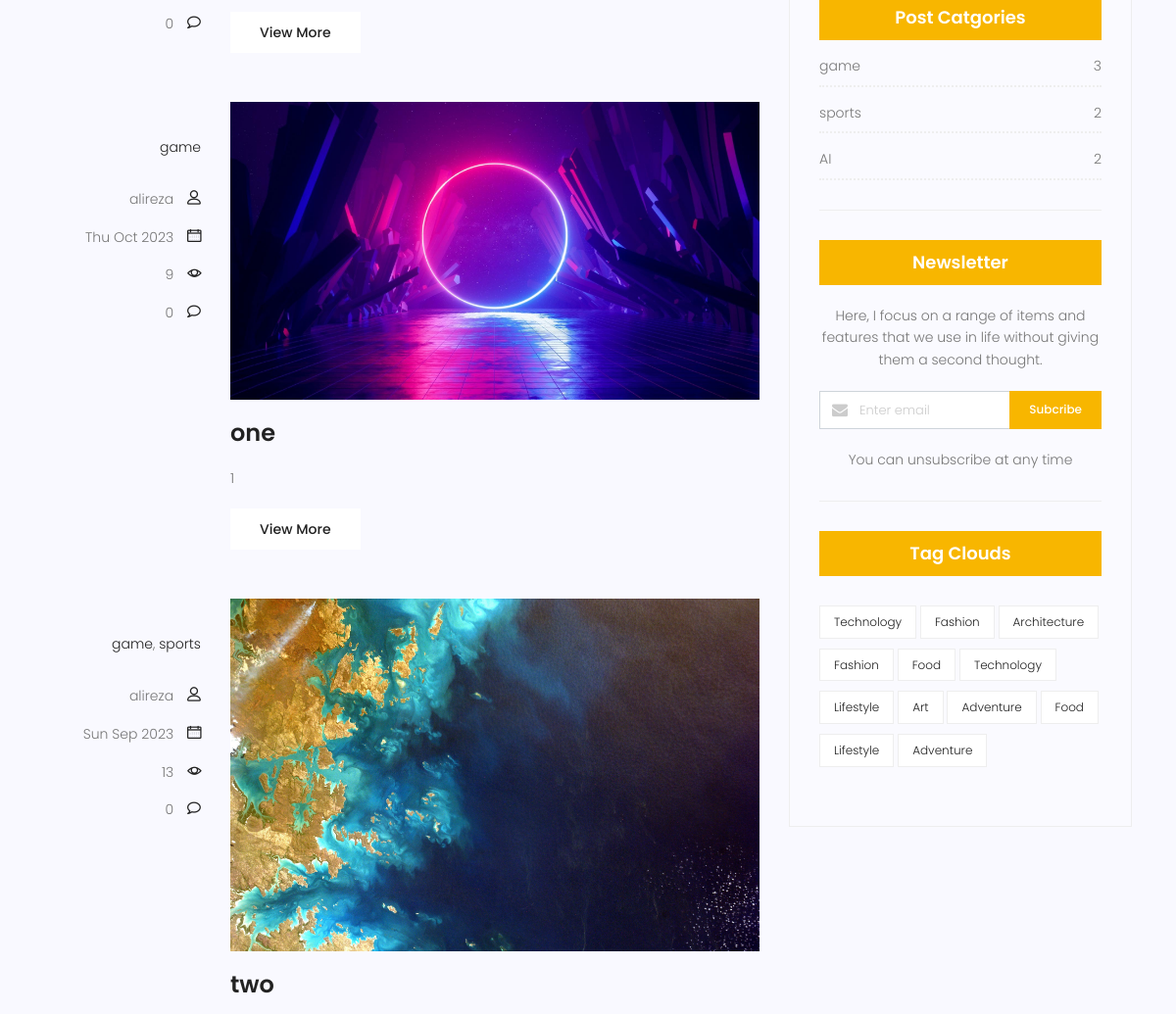
Before: /blog/search/ (middle part) with the older database file.
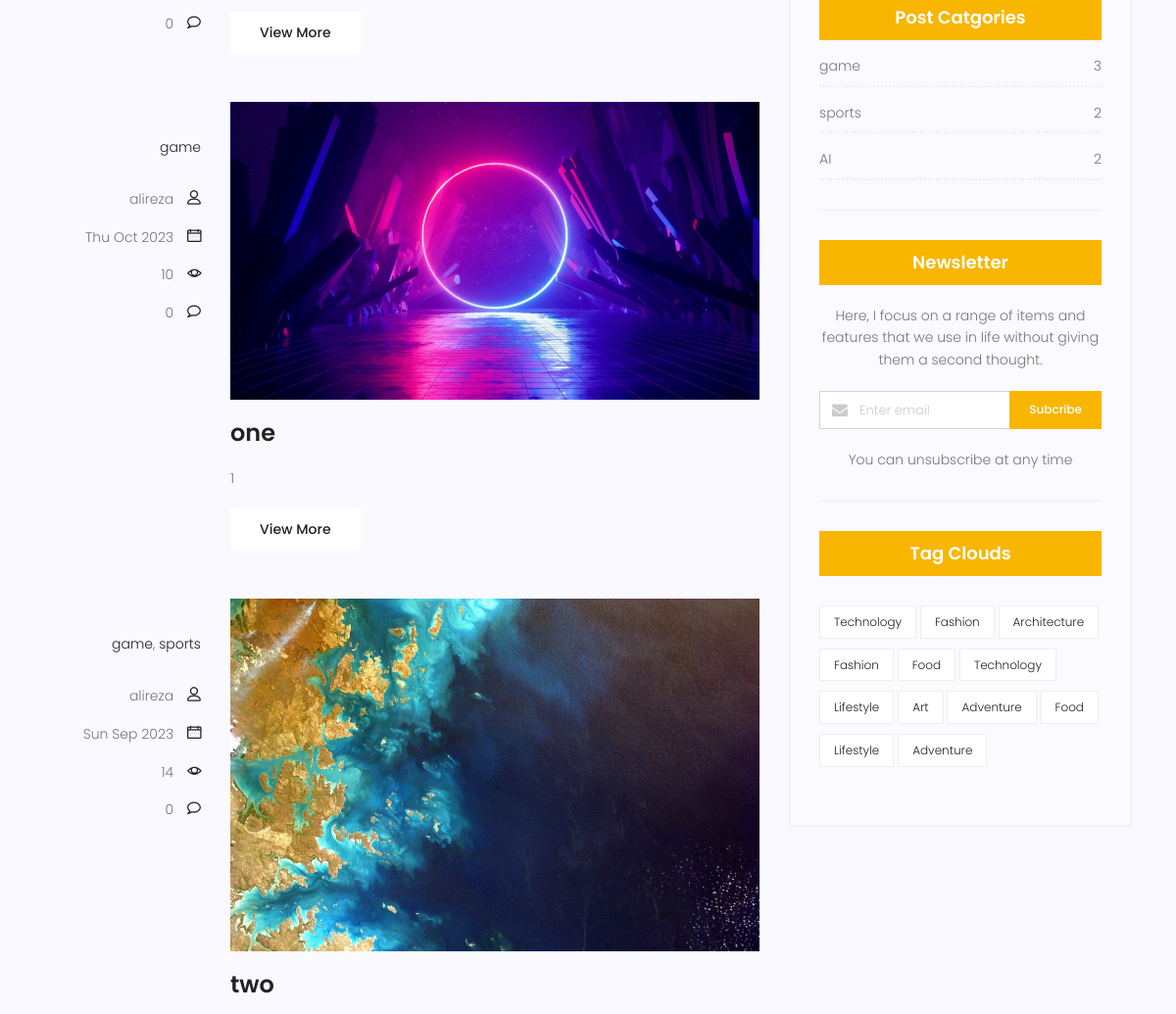
After: the same page with the newer database file.
### blog/models.py (models this page shows, shortened)
class Post(models.Model):
    title = models.CharField(max_length=255)
    content = models.TextField()
    tags = TaggableManager()
    counted_views = models.IntegerField(default=0)
    status = models.BooleanField(default=False)
    published_date = models.DateTimeField(null=True)
    created_date = models.DateTimeField(auto_now_add=True)
    updated_date = models.DateTimeField(auto_now=True)
    author = models.ForeignKey(User, on_delete=models.SET_NULL,null=True)
    counted_comment = models.IntegerField(default=0)
    category=models.ManyToManyField(Category)
    image = models.ImageField(upload_to='post_images/')
    class Meta:
        ordering = ['-created_date']

class Category(models.Model):
    name=models.CharField(max_length=31)
    def __str__(self):
        return self.name

### blog/views.py (the view)
# urls.py: path('search/',blog_search,name='search'),
def blog_search(request):
    query = request.GET.get('s')  # Retrieve the 's' parameter from the GET request
    posts = Post.objects.filter(status=1)
    if query:
        posts = posts.filter(title__icontains=query) | posts.filter(content__icontains=query)
    context = {'posts': posts}
    return render(request, 'blog/blog-home.html', context)

### blog/templatetags/blog_tags.py (called while the page is built)
@register.inclusion_tag('blog/blog-popular-posts.html')
def popularposts():
    posts=Post.objects.filter(status=1).order_by('-published_date')[:3]
    return {'posts': posts}

@register.inclusion_tag('blog/blog-post-categories.html')
def postcategories():
    posts=Post.objects.filter(status=1)
    categories=Category.objects.all()
    cat_dict={}
    for name in categories:
        cat_dict[name]=posts.filter(category=name).count()
    return{'categories':cat_dict}

@register.simple_tag(name='comment_count')
def function(pid):
    return Comment.objects.filter(post=pid, approved=True).count()

### templates/blog/blog-home.html (shortened to what this page needs)
{% extends 'base.html' %}{% load static %}{% block content %}
{% load blog_tags %}
<section class="post-content-area">
  <div class="container">
    <div class="row">
      <div class="col-lg-8 posts-list">
        {% for post in posts %}
        <div class="single-post row">
          <div class="col-lg-3 col-md-3 meta-details">
              <ul class="tags">
                {% for category in post.category.all %}
                <li><a href="{% url 'blog:category' cat_name=category.name %}">{{ category.name }}</a>{% if not forloop.last %}, {% endif %}</li>
                {% endfor %}
              </ul>
            <div class="user-details row">
              <p class="user-name col-lg-12 col-md-12 col-6">
                <a href="{% url 'blog:author' post.author.username %}">{{post.author}}</a> <span class="lnr lnr-user"></span>
              </p>
              <p class="date col-lg-12 col-md-12 col-6">
                <a href="#">{{post.published_date|date:"D M Y"}}</a>
                <span class="lnr lnr-calendar-full"></span>
              </p>
              <p class="view col-lg-12 col-md-12 col-6">
                <a href="#">{{post.counted_views}}</a>
                <span class="lnr lnr-eye"></span>
              </p>
              <p class="comments col-lg-12 col-md-12 col-6">
                <a href="#">{% comment_count post.id%}</a> <span class="lnr lnr-bubble"></span>
              </p>
            </div>
          </div>
          <div class="col-lg-9 col-md-9">
            <div class="feature-img">
              <img
                class="img-fluid"
                src="{{ post.image.url }}"
                alt="{{ post.title }}"
              />
            </div>
            <a class="posts-title" href="{% url 'blog:single' pid=post.id %}">
              <h3>{{post.title}}</h3></a
            >
            <p class="excert">{{post.content|truncatewords:45}}</p>
            <a href="{% url 'blog:single' pid=post.id %}" class="primary-btn">View More</a>
          </div>
        </div>
        {% endfor %}
      </div>
      <div class="col-lg-4 sidebar-widgets">
        <div class="widget-wrap">
      {% postcategories %}
          <div class="single-sidebar-widget newsletter-widget">
            <h4 class="newsletter-title">Newsletter</h4>
            <p>
              Here, I focus on a range of items and features that we use in life
              without giving them a second thought.
            </p>
            <div class="form-group d-flex flex-row">
              <div class="col-autos">
                <div class="input-group">
                  <div class="input-group-prepend">
                    <div class="input-group-text">
                      <i class="fa fa-envelope" aria-hidden="true"></i>
                    </div>
                  </div>
                  <input
                    type="text"
                    class="form-control"
                    id="inlineFormInputGroup"
                    placeholder="Enter email"
                    onfocus="this.placeholder = ''"
                    onblur="this.placeholder = 'Enter email'"
                  />
                </div>
              </div>
              <a href="#" class="bbtns">Subcribe</a>
            </div>
            <p class="text-bottom">You can unsubscribe at any time</p>
          </div>
          <div class="single-sidebar-widget tag-cloud-widget">
            <h4 class="tagcloud-title">Tag Clouds</h4>
            <ul>
              <li><a href="#">Technology</a></li>
              <li><a href="#">Fashion</a></li>
              <li><a href="#">Architecture</a></li>
              <li><a href="#">Fashion</a></li>
              <li><a href="#">Food</a></li>
              <li><a href="#">Technology</a></li>
              <li><a href="#">Lifestyle</a></li>
              <li><a href="#">Art</a></li>
              <li><a href="#">Adventure</a></li>
              <li><a href="#">Food</a></li>
              <li><a href="#">Lifestyle</a></li>
              <li><a href="#">Adventure</a></li>
            </ul>
          </div>
        </div>
      </div>
    </div>
  </div>
</section>
{% endblock content %}

### templates/base.html (shortened to what this page needs)
{% load static %}
<!DOCTYPE html>
<html lang="zxx" class="no.js">
  <head>
    <link rel="stylesheet" href="{%static 'css/linearicons.css' %}" />
    <link rel="stylesheet" href="{%static 'css/font-awesome.min.css' %}" />
    <link rel="stylesheet" href="{%static 'css/bootstrap.css' %}" />
    <link rel="stylesheet" href="{%static 'css/magnific-popup.css' %}" />
    <link rel="stylesheet" href="{%static 'css/jquery-ui.css' %}" />
    <link rel="stylesheet" href="{%static 'css/nice-select.css' %}" />
    <link rel="stylesheet" href="{%static 'css/animate.min.css' %}" />
    <link rel="stylesheet" href="{%static 'css/owl.carousel.css' %}" />
    <link rel="stylesheet" href="{%static 'css/main.css' %}" />
  </head>
  <body>
    {% block content %} {% endblock content %}
  </body>
</html>

### templates/blog/blog-writer.html (shortened to what this page needs)
{% load static %}

### templates/blog/blog-popular-posts.html (shortened to what this page needs)
{% load static %}{% load humanize %}

### templates/blog/blog-post-categories.html
<div class="single-sidebar-widget post-category-widget">
    <h4 class="category-title">Post Catgories</h4>
    <ul class="cat-list">
      {% for name,count in categories.items %}
      <li>
        <a href="{% url 'blog:category' cat_name=name %}" class="d-flex justify-content-between">
          <p>{{name}}</p>
          <p>{{count}}</p>
        </a>
      </li>
      {% endfor %}
    </ul>
  </div>

Changed rows visible on the page:
changed Post "one": counted_views "9" → "10"
changed Post "two": counted_views "13" → "14"
